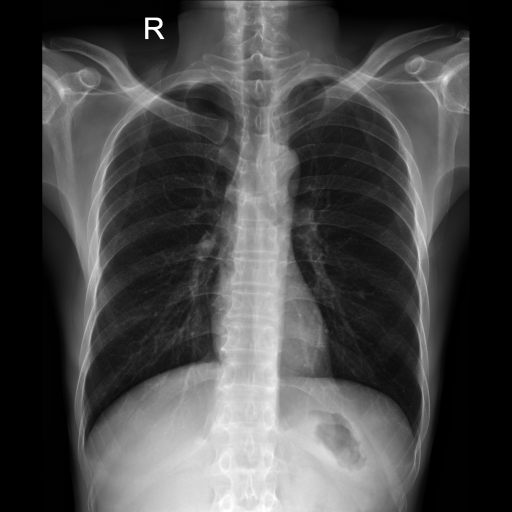
#> input picture workspace/SimpleElastix Registrations/Reference/Reference_old.png, 1024 x 1024 px (shown at 1/2 size); its folder holds only this picture in this run
$ jupyter execute --allow-errors 'Shaping pngs.ipynb'
#> lines starting #> are read from the running program, lines starting #| are printed output that depends on the picture
[cell 1]
import os
from PIL import Image
import numpy as np
from os import path
import cv2
path = './Reference/'
path2 = './Masks'

[cell 2]
# sets the image shape during the conversion as 1024 x 1024 for every .png file
def shape_as(source, target_dims=(256, 256)):
#> called with target_dims = (256, 256)
	max_height = 256
	max_width = 256
	height,width = source.shape
#> height = 1024; width = 1024
    # only shrink if img is bigger than required
	if target_dims[0] < height or target_dims[1] < width:
		# get scaling factor
		scaling_factor = target_dims[0] / float(height)
#> scaling_factor = 0.25
		if target_dims[1]/float(width) < scaling_factor:
			scaling_factor = target_dims[1] / float(width)
		# resize image
		source = cv2.resize(source, None, fx=scaling_factor, fy=scaling_factor, interpolation=cv2.INTER_AREA)
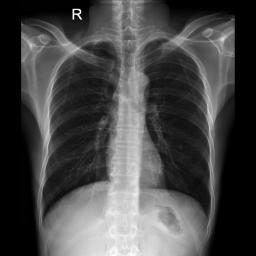
#> source: shape (256, 256) float64; min 0, max 255, mean 72.4
	height,width = source.shape
#> height = 256; width = 256
	if target_dims[0] > height or target_dims[1] > width:
		delta_x = int((target_dims[0] - source.shape[0])/2)
		delta_y = int((target_dims[1] - source.shape[1])/2)
		if (delta_x > 0) or (delta_y > 0):
			source = cv2.copyMakeBorder(source,delta_x,delta_x,delta_y,delta_y,cv2.BORDER_CONSTANT,value=[0,0,0])
	return source

#> (a cell that did not finish here is left out)

[cell 4]
for filename in os.listdir(path):
    p = os.path.join(path, filename)
    f = np.asarray(Image.open(p)).astype(float)
    f = shape_as(f)
    result = Image.fromarray(f)
    result.convert('P').save(p, 'PNG')
